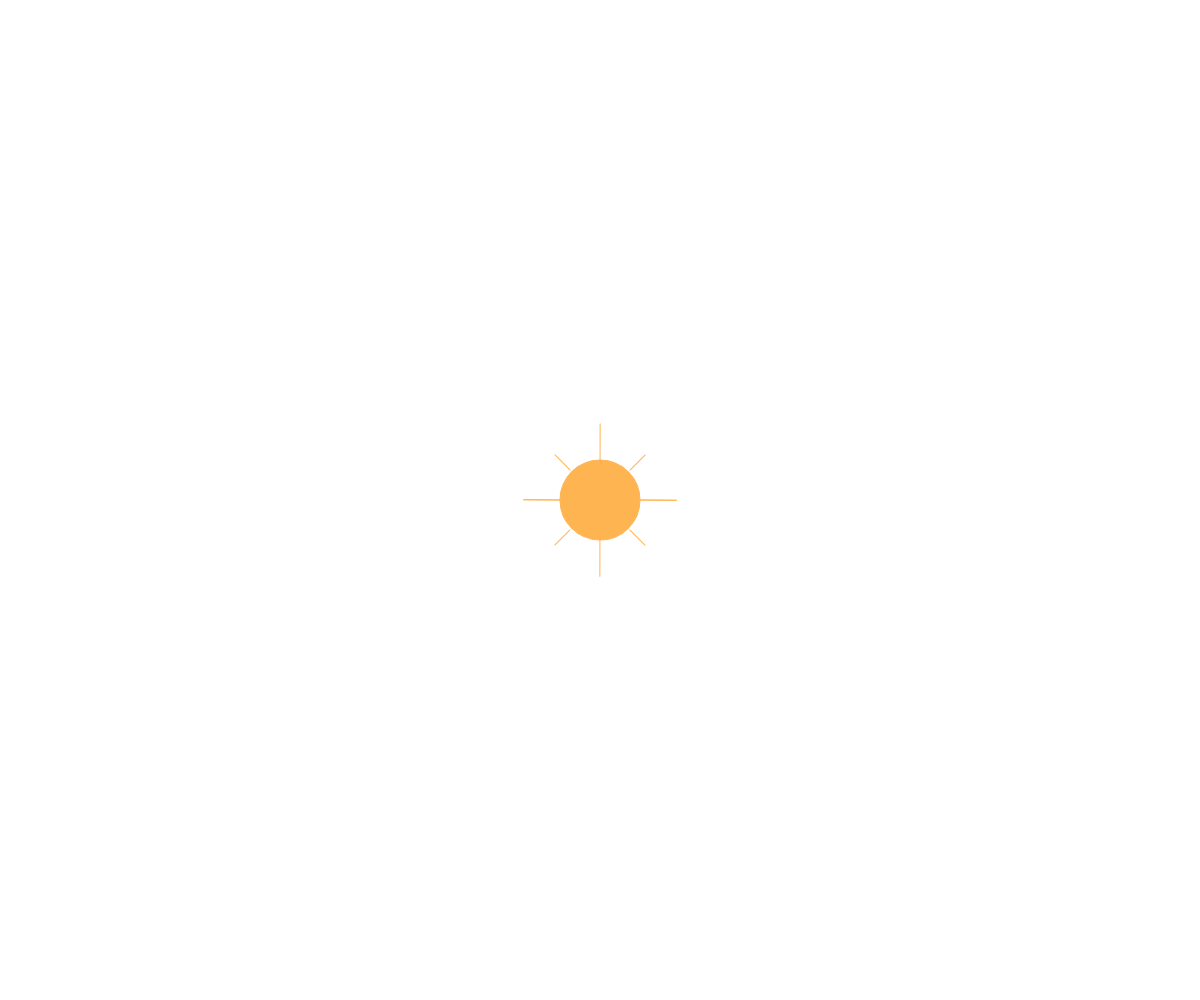
Frame 1 (no input)
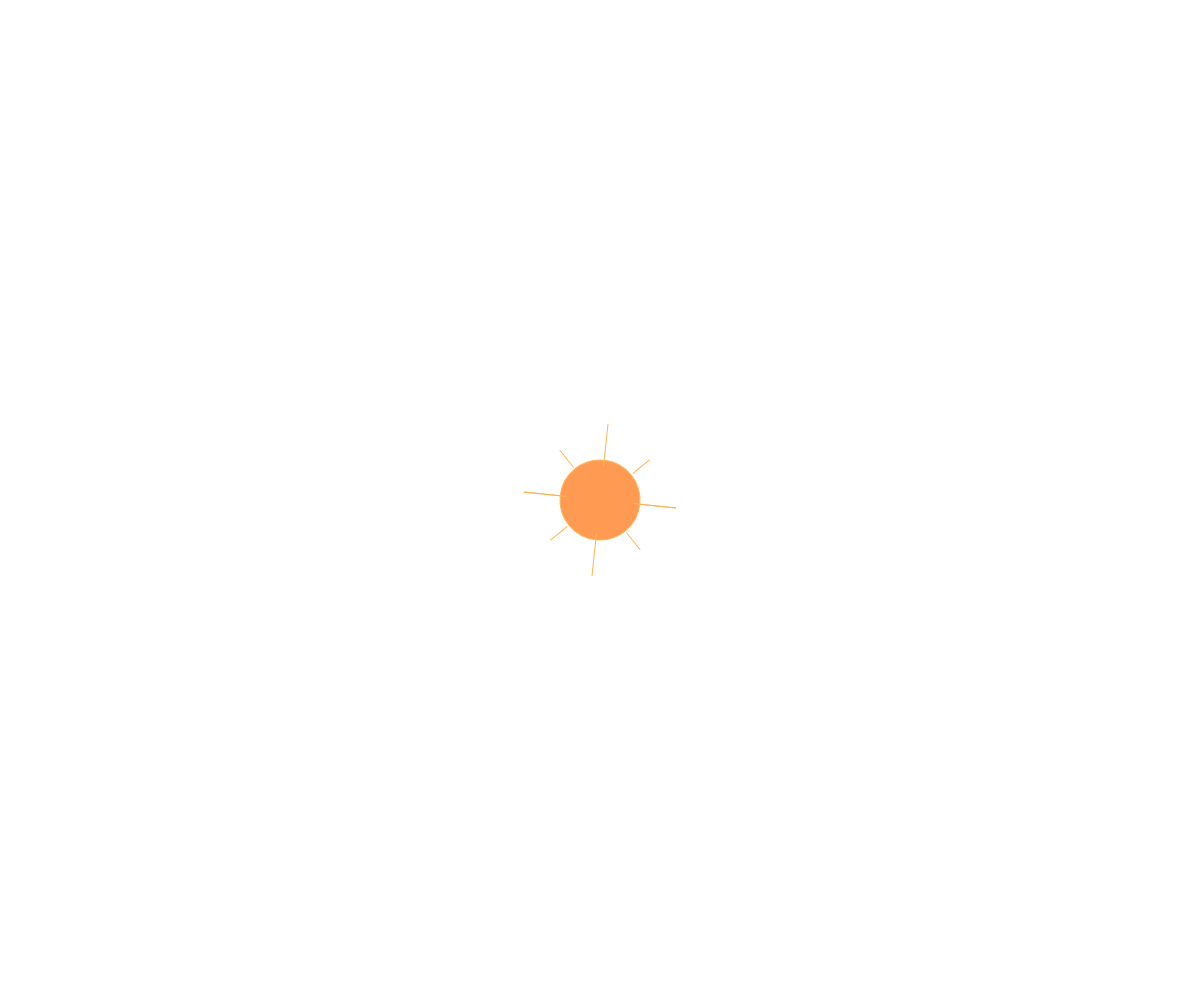
Frame 60 (no input)
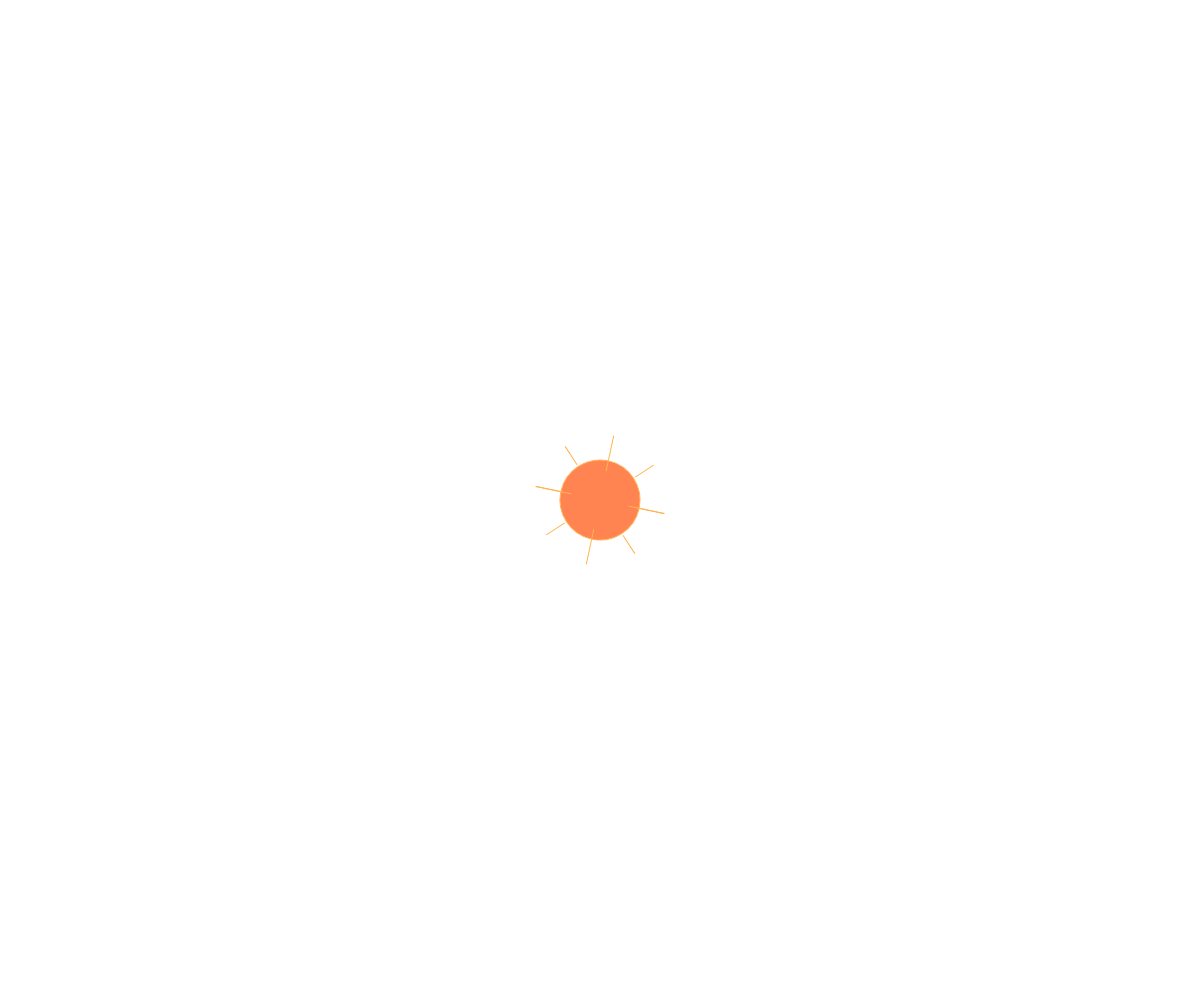
Frame 120 (the mouse pressed at the canvas centre since frame 60)

The p5.js sketch that drew these frames (run headless with seeded random() and noise() and a simulated clock; from frame 60 on, the mouse is pressed at the canvas centre):

// p5.js sketch
// ── sketch.js
var i = 0;
let x;
let x2;

function setup() {
  createCanvas(windowWidth, windowHeight);
  x = random(65, 80);
  x2 = random(20, 60);
  fill(255, 180, 82);
}

function draw() {
  background(255,255,255,255);
  
  if(i%100 == 0){
    x = random(65, 80);
    x2 = random(20, 60);
  }
  
  if(i%20){
    fill(255, random(120, 180), 82);
  }
  
  push();
  translate(windowWidth/2, windowHeight/2);
  rotate(radians(frameCount / 10));
  stroke(color(255, 180, 82));
  ellipse(0, 0, 80, 80);
  line(0, -x, 0, -x2);
  line(0, x2, 0, x);
  line(-x, 0, -x2, 0);
  line(x2, 0, x, 0);
  
  line(-x, 0, -40, 0);
  line(40, 0, x, 0);
  line(-45, 45, -30, 30);
  line(45, 45, 30, 30);
  line(-45, -45, -30, -30);
  line(45, -45, 30, -30);
  pop();
  noFill();
  i++
}
